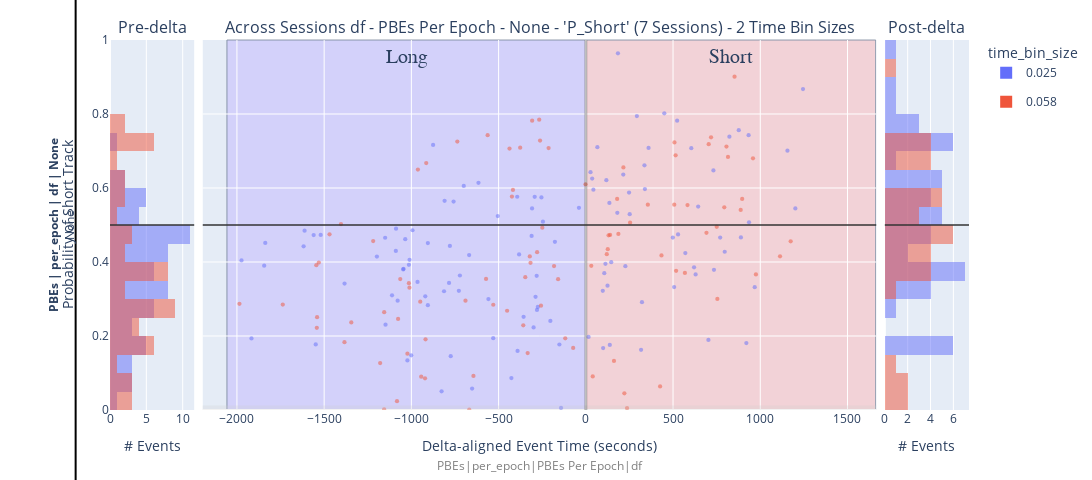

The notebook cell this image was saved under:
### Code cell
# new_fig, new_fig_context, _extras_output_dict, figure_out_paths = _perform_plot_pre_post_delta_scatter(data_context=IdentifyingContext(epochs_name='PBEs', data_grain='per_epoch', title_prefix="PBEs Per Epoch", dataframe_name='df'),
# 																									    concatenated_ripple_df=deepcopy(high_percentile_score_df), variable_name='best_overall_quantile')
new_fig, new_fig_context, _extras_output_dict, figure_out_paths = _perform_plot_pre_post_delta_scatter(data_context=IdentifyingContext(epochs_name='PBEs', data_grain='per_epoch', title_prefix="PBEs Per Epoch", dataframe_name='df'),
																									    concatenated_ripple_df=deepcopy(high_percentile_score_df), variable_name='P_Short')
new_fig

### Figure 1 — Plotly figure (JSON) as saved in the notebook; plotly's stock layout.template omitted (floating-point values rounded to 4 significant figures; data arrays with more than 128 entries replaced by an {"elided": "..."} marker saying what was removed)
{"data": [{"alignmentgroup": "True", "bingroup": "y", "hovertemplate": "_col_time_bin_size=0.025<br>count=%{x}<br>P_Short=%{y}<extra></extra>", "legendgroup": "0.025", "marker": {"color": "#636EFA", "opacity": 0.5, "pattern": {"shape": ""}}, "name": "0.025", "nbinsy": 25, "offsetgroup": "0.025", "orientation": "h", "showlegend": true, "type": "histogram", "xaxis": "x", "xbins": {"end": 0.95, "size": 0.1, "start": 0.05}, "y": [null, null, 0.1339, 0.4858, 0.4512, 0.7164, null, null, 0.5654, null, 0.4188, 0.2231, null, 0.3635, 0.6056, null, 0.1941, 0.0864, null, 0.4547, null, 0.2306, 0.3098, 0.3923, 0.1477, null, 0.3074, 0.0506, 0.3209, 0.3434, 0.4433, 0.1455, 0.5634, null, 0.6139, 0.2998, 0.5241, 0.5763, 0.5448, 0.3059, null, 0.3626, 0.2703, 0.2785, null, 0.5744, 0.5088, 0.2407, null, null, null, 0.1596, 0.4043, 0.1934, 0.39, 0.4515, 0.4425, 0.4846, 0.4728, 0.1772, 0.4732, 0.3417, 0.4146, 0.4655, 0.4298, 0.49, 0.2955, 0.3798, 0.3815, 0.4617, 0.4058, 0.3461, 0.2834, 0.3221, 0.05793, 0.4205, 0.2519, 0.4706, 0.5762, null, 0.177, 0.005499, 0.5463], "yaxis": "y"}, {"alignmentgroup": "True", "bingroup": "y", "hovertemplate": "_col_time_bin_size=0.058<br>count=%{x}<br>P_Short=%{y}<extra></extra>", "legendgroup": "0.058", "marker": {"color": "#EF553B", "opacity": 0.5, "pattern": {"shape": ""}}, "name": "0.058", "nbinsy": 25, "offsetgroup": "0.058", "orientation": "h", "showlegend": true, "type": "histogram", "xaxis": "x", "xbins": {"end": 0.95, "size": 0.1, "start": 0.05}, "y": [null, null, 0.08567, null, null, 0.0008892, 0.5948, null, 0.154, null, null, 0.6673, null, null, 0.2818, null, 0.5769, 0.708, 0.3535, 0.3538, 0.3304, 0.6499, 0.09019, 0.2845, 0.2682, 0.4149, 0.7819, 0.7281, 0.6098, null, null, 0.2871, 0.2851, 0.3915, 0.2223, 0.251, 0.3985, 0.4747, 0.5026, 0.1833, 0.2365, 0.4565, 0.1267, 0.001709, 0.2643, 0.0237, 0.246, 0.1522, 0.3429, 0.2927, 0.191, 0.7254, 0.2956, 0.09191, 0.3543, 0.7428, 0.7066, 0.7091, 0.2289, 0.359, 0.3979, 0.4267, 0.7847, 0.4928, 0.389, 0.1939, 0.1678], "yaxis": "y"}, {"hovertemplate": "_col_time_bin_size=0.025<br>delta_aligned_start_t=%{x}<br>P_Short=%{y}<br>dummy_column_for_size=%{marker.size}<extra></extra>", "legendgroup": "0.025", "marker": {"color": "#636EFA", "line": {"width": 0}, "opacity": 0.5, "size": {"elided": "145 int values"}, "sizemode": "area", "sizeref": 0.1111, "symbol": "circle"}, "mode": "markers", "name": "0.025", "orientation": "v", "showlegend": false, "type": "scatter", "x": {"elided": "145 float values"}, "xaxis": "x2", "y": {"elided": "145 float values"}, "yaxis": "y2"}, {"hovertemplate": "_col_time_bin_size=0.058<br>delta_aligned_start_t=%{x}<br>P_Short=%{y}<br>dummy_column_for_size=%{marker.size}<extra></extra>", "legendgroup": "0.058", "marker": {"color": "#EF553B", "line": {"width": 0}, "opacity": 0.5, "size": [1, 1, 1, 1, 1, 1, 1, 1, 1, 1, 1, 1, 1, 1, 1, 1, 1, 1, 1, 1, 1, 1, 1, 1, 1, 1, 1, 1, 1, 1, 1, 1, 1, 1, 1, 1, 1, 1, 1, 1, 1, 1, 1, 1, 1, 1, 1, 1, 1, 1, 1, 1, 1, 1, 1, 1, 1, 1, 1, 1, 1, 1, 1, 1, 1, 1, 1, 1, 1, 1, 1, 1, 1, 1, 1, 1, 1, 1, 1, 1, 1, 1, 1, 1, 1, 1, 1, 1, 1, 1, 1, 1, 1, 1, 1, 1, 1, 1, 1, 1, 1, 1, 1, 1, 1, 1, 1, 1, 1, 1, 1, 1, 1, 1, 1, 1, 1, 1, 1, 1], "sizemode": "area", "sizeref": 0.1111, "symbol": "circle"}, "mode": "markers", "name": "0.058", "orientation": "v", "showlegend": false, "type": "scatter", "x": [-1134.0, -969.9, -921.8, -831.3, -791.9, -668.2, -417.7, -396.3, -333.5, 74.99, 212.9, 242.0, 308.1, 433.7, 460.7, 488.1, 545.6, 576.1, 678.1, -936.7, -916.1, -914.8, -870.5, -506.8, -257.0, 56.28, 102.9, 295.8, 318.0, 411.5, 704.4, -559.2, -423.6, -213.4, -158.8, 179.6, 220.9, 236.3, 253.8, 355.5, -1064.0, -1011.0, -962.6, -943.6, -530.5, -451.2, -321.2, -307.7, -262.4, -1.865, 16.27, 186.6, 215.4, 398.0, 507.0, 508.1, 514.8, 517.6, 567.9, 691.6, 750.3, 754.0, 806.1, 815.0, 852.5, 958.3, 975.1, 1113.0, 1174.0, -184.0, -142.3, 139.2, 120.1, -1986.0, -1737.0, -1545.0, -1542.0, -1541.0, -1530.0, -1469.0, -1404.0, -1384.0, -1344.0, -1219.0, -1179.0, -1156.0, -1156.0, -1082.0, -1076.0, -1023.0, -1014.0, -949.1, -918.8, -736.6, -689.8, -644.2, -571.9, -562.8, -437.4, -376.2, -358.5, -347.0, -317.0, -279.3, -267.1, -249.4, -182.1, -117.9, -72.51, 31.26, 39.6, 125.8, 130.4, 161.4, 425.9, 582.9, 717.9, 793.7, 887.8, 896.3], "xaxis": "x2", "y": [null, null, 0.08567, null, null, 0.0008892, 0.5948, null, 0.154, null, null, null, null, 0.4177, null, null, null, null, null, null, null, 0.6673, null, null, 0.2818, null, null, null, null, null, 0.7185, null, 0.5769, 0.708, 0.3535, 0.5703, 0.04516, 0.005109, 0.5061, 0.555, 0.3538, 0.3304, 0.6499, 0.09019, 0.2845, 0.2682, 0.4149, 0.7819, 0.7281, 0.6098, null, 0.476, 0.6557, null, 0.5548, 0.7232, 0.6884, 0.3761, 0.3705, 0.4789, 0.4952, 0.3003, 0.712, 0.6841, 0.9009, 0.6803, 0.3663, 0.4154, 0.4559, null, null, 0.4731, 0.4212, 0.2871, 0.2851, 0.3915, 0.2223, 0.251, 0.3985, 0.4747, 0.5026, 0.1833, 0.2365, 0.4565, 0.1267, 0.001709, 0.2643, 0.0237, 0.246, 0.1522, 0.3429, 0.2927, 0.191, 0.7254, 0.2956, 0.09191, 0.3543, 0.7428, 0.7066, 0.7091, 0.2289, 0.359, 0.3979, 0.4267, 0.7847, 0.4928, 0.389, 0.1939, 0.1678, 0.3897, 0.0907, 0.4348, 0.472, 0.1327, 0.06385, 0.5539, 0.7369, 0.5478, 0.5406, 0.5704], "yaxis": "y2"}, {"alignmentgroup": "True", "bingroup": "y", "hovertemplate": "_col_time_bin_size=0.025<br>count=%{x}<br>P_Short=%{y}<extra></extra>", "legendgroup": "0.025", "marker": {"color": "#636EFA", "opacity": 0.5, "pattern": {"shape": ""}}, "name": "0.025", "nbinsy": 25, "offsetgroup": "0.025", "orientation": "h", "showlegend": false, "type": "histogram", "xaxis": "x3", "xbins": {"end": 0.95, "size": 0.1, "start": 0.05}, "y": [null, null, 0.2915, null, 0.8019, null, null, 0.3856, null, 0.7387, 0.5331, 0.964, null, 0.6364, 0.5877, null, 0.7818, 0.3663, 0.5498, 0.1758, 0.5292, 0.7944, 0.1626, 0.7082, null, 0.6428, 0.3221, 0.3361, 0.3995, 0.3888, 0.597, 0.4662, 0.3322, 0.4746, 0.7075, 0.6474, 0.3788, null, 0.466, 0.7563, null, 0.5074, 0.3318, 0.7009, 0.5449, 0.8674, 0.1973, 0.6254, 0.5955, 0.7105, 0.1673, 0.3696, 0.395, 0.6211, 0.5597, 0.6614, 0.424, 0.1894, 0.4277, 0.4665, 0.181, 0.7427], "yaxis": "y3"}, {"alignmentgroup": "True", "bingroup": "y", "hovertemplate": "_col_time_bin_size=0.058<br>count=%{x}<br>P_Short=%{y}<extra></extra>", "legendgroup": "0.058", "marker": {"color": "#EF553B", "opacity": 0.5, "pattern": {"shape": ""}}, "name": "0.058", "nbinsy": 25, "offsetgroup": "0.058", "orientation": "h", "showlegend": false, "type": "histogram", "xaxis": "x3", "xbins": {"end": 0.95, "size": 0.1, "start": 0.05}, "y": [null, null, null, null, 0.4177, null, null, null, null, null, null, null, null, null, null, 0.7185, 0.5703, 0.04516, 0.005109, 0.5061, 0.555, null, 0.476, 0.6557, null, 0.5548, 0.7232, 0.6884, 0.3761, 0.3705, 0.4789, 0.4952, 0.3003, 0.712, 0.6841, 0.9009, 0.6803, 0.3663, 0.4154, 0.4559, 0.4731, 0.4212, 0.3897, 0.0907, 0.4348, 0.472, 0.1327, 0.06385, 0.5539, 0.7369, 0.5478, 0.5406, 0.5704], "yaxis": "y3"}], "layout": {"annotations": [{"font": {"size": 16}, "showarrow": false, "text": "Pre-delta", "x": 0.049, "xanchor": "center", "xref": "paper", "y": 1, "yanchor": "bottom", "yref": "paper"}, {"font": {"size": 16}, "showarrow": false, "text": "Across Sessions df - PBEs Per Epoch - None - 'P_Short' (7 Sessions) - 2 Time Bin Sizes", "x": 0.5, "xanchor": "center", "xref": "paper", "y": 1, "yanchor": "bottom", "yref": "paper"}, {"font": {"size": 16}, "showarrow": false, "text": "Post-delta", "x": 0.951, "xanchor": "center", "xref": "paper", "y": 1, "yanchor": "bottom", "yref": "paper"}, {"font": {"size": 12}, "showarrow": false, "text": "<span style='font-weight:bold; font-size:12px;'>PBEs | per_epoch | df | None</span><br><span style='font-size:12px;'>None</span>", "textangle": -90, "x": -0.057, "xanchor": "center", "xref": "paper", "y": 0.5, "yanchor": "middle", "yref": "paper"}, {"font": {"color": "gray", "size": 12}, "showarrow": false, "text": "PBEs|per_epoch|PBEs Per Epoch|df", "textangle": 0, "x": 0.5, "xanchor": "center", "xref": "paper", "y": -0.15, "yanchor": "middle", "yref": "paper"}], "barmode": "overlay", "height": 480, "legend": {"itemsizing": "constant", "title": {"text": "time_bin_size"}, "traceorder": "grouped"}, "margin": {"b": 70, "l": 110, "r": 80, "t": 40}, "meta": {"figure_context": {"comparison": "pre-post-delta", "data_grain": "per_epoch", "epochs_name": "PBEs", "histogram_variable_name": "P_Short", "n_tbin": 2, "n_unique_t_bin_sizes": 2, "num_unique_sessions": 7, "plot_type": "scatter+hist", "title": "Across Sessions df - PBEs Per Epoch - None - 'P_Short' (7 Sessions) - 2 Time Bin Sizes", "variable_name": "P_Short"}, "preferred_filename": "P_Short_7_2_2_Across Sessions df - PBEs Per Epoch - None - 'P_Short' (7 Sessions) - 2 Time Bin Sizes_PBEs_per_epoch_scatter+hist_pre-post-delta_P_Short"}, "shapes": [{"line": {"color": "rgba(0.8,0.8,0.8,.25)", "width": 9}, "type": "line", "x0": 0, "x1": 1, "xref": "x2 domain", "y0": 0, "y1": 0, "yref": "y2"}, {"line": {"color": "rgba(1,1,1,.25)", "width": 3}, "type": "line", "x0": 0, "x1": 0, "xref": "x2", "y0": 0, "y1": 1, "yref": "y2 domain"}, {"fillcolor": "#c2b8ff", "label": {"font": {"family": "Times New Roman", "size": 20}, "text": "Long", "textposition": "top center"}, "layer": "below", "line": {"width": 1}, "opacity": 0.5, "type": "rect", "x0": -2057.0, "x1": 0, "xref": "x2", "y0": 0, "y1": 1, "yref": "y2 domain"}, {"fillcolor": "#ffb8b8", "label": {"font": {"family": "Times New Roman", "size": 20}, "text": "Short", "textposition": "top center"}, "layer": "below", "line": {"width": 1}, "opacity": 0.5, "type": "rect", "x0": 0, "x1": 1662.0, "xref": "x2", "y0": 0, "y1": 1, "yref": "y2 domain"}, {"line": {"color": "Black", "width": 2}, "type": "line", "x0": -0.04, "x1": -0.04, "xref": "paper", "y0": -0.5, "y1": 1.5, "yref": "paper"}, {"line": {"color": "rgba(0.2,0.2,0.2,.75)", "width": 2}, "type": "line", "x0": 0, "x1": 1, "xref": "x domain", "y0": 0.5, "y1": 0.5, "yref": "y"}, {"line": {"color": "rgba(0.2,0.2,0.2,.75)", "width": 2}, "type": "line", "x0": 0, "x1": 1, "xref": "x2 domain", "y0": 0.5, "y1": 0.5, "yref": "y2"}, {"line": {"color": "rgba(0.2,0.2,0.2,.75)", "width": 2}, "type": "line", "x0": 0, "x1": 1, "xref": "x3 domain", "y0": 0.5, "y1": 0.5, "yref": "y3"}], "width": 1800, "xaxis": {"anchor": "y", "domain": [0, 0.098], "title": {"text": "# Events"}}, "xaxis2": {"anchor": "y2", "domain": [0.108, 0.892], "title": {"text": "Delta-aligned Event Time (seconds)"}}, "xaxis3": {"anchor": "y3", "domain": [0.902, 1], "title": {"text": "# Events"}}, "yaxis": {"anchor": "x", "autorange": false, "domain": [0, 1], "fixedrange": true, "range": [0, 1], "title": {"text": "Probability of Short Track"}}, "yaxis2": {"anchor": "x2", "domain": [0, 1], "matches": "y", "showticklabels": false}, "yaxis3": {"anchor": "x3", "domain": [0, 1], "matches": "y", "showticklabels": false}}}
